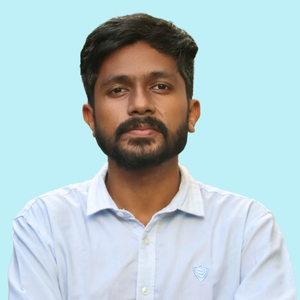
#> input picture Rishad design.jpg, 300 x 300 px
$ jupyter execute --allow-errors LDA_Lab.ipynb
#> lines starting #> are read from the running program, lines starting #| are printed output that depends on the picture; pictures that were not available may be replaced by others from this repository, and a replacement may not be noted
#> `new_image = Image.open(image_path).convert('L')`:
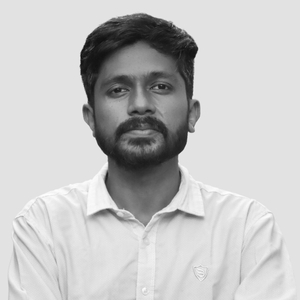
#> new_image: PIL image 300x300 L; min 13, max 254, mean 195
Cell 1: Setup and Data Loading

[cell 1]
# Import necessary libraries
import numpy as np
import matplotlib.pyplot as plt
from sklearn.datasets import fetch_olivetti_faces
from google.colab import drive
from PIL import Image

# Mount Google Drive to access your files

# Load the Olivetti faces dataset
# This dataset has 40 classes (40 people), with 10 images each.
#> (the rest of this cell did not finish here and is left out)

Cell 2: Step 1 - Compute Mean Vectors

#> (a cell that did not finish here is left out)

Step 2 - Calculate Within-Class Scatter Matrix (S_W)

#> (a cell that did not finish here is left out)

Step 3 - Calculate Between-Class Scatter Matrix (S_B)

#> (a cell that did not finish here is left out)

Step 4 & 5 - Solve Eigenvalue Problem & Select Components

[cell 5]
# Step 4 & 5: Solve Eigenvalue Problem and Select Components

# To avoid singularity, we add a small value (regularization) to the diagonal of S_W
# before taking the inverse.
epsilon = 1e-4
#> (the rest of this cell did not finish here and is left out)

Step 6 - Project Data onto New Feature Space
Finally, we use our transformation matrix W to project the original 4096-dimensional data onto the new 39-dimensional feature space.

X_LDA=X
cdotW

#> (a cell that did not finish here is left out)

Apply LDA to a New Image from Drive

[cell 7]
# --- IMPORTANT: Change this path to an image file in your Google Drive ---
image_path = 'Rishad design.jpg' #<-- CHANGE THIS

#> (the rest of this cell did not finish here and is left out)

# **new code**

[cell 8]
# Import necessary libraries
import numpy as np  # For numerical operations, especially with arrays (matrices)
import matplotlib.pyplot as plt  # For plotting and displaying images
from PIL import Image  # Python Imaging Library (Pillow) for opening, manipulating, and saving many different image file formats
from sklearn.discriminant_analysis import LinearDiscriminantAnalysis  # The LDA model from scikit-learn

# --- Step 1: Load and Display the Original Image ---

# IMPORTANT: Change this path to the location of your image in Google Drive.
# The path should point directly to your image file.
image_path = '/content/drive/MyDrive/Lab/Rishad-pic.jpg'

# Use a try-except block for robust error handling. This prevents the script
# from crashing if the image file is not found at the specified path.
try:
    # Open the image file using the PIL library.
    img = Image.open(image_path)
#> img is the input picture: PIL image 300x300 RGB; mean R, G, B 180.4, 200.6, 204.7

    # Convert the image to grayscale using the '.convert('L')' method.
    # 'L' stands for Luminance. This simplifies the problem by removing color,
    # reducing the data from 3 channels (R, G, B) to a single channel.
    img_gray = img.convert('L')

    # Convert the PIL grayscale image object into a NumPy array.
    # We specify 'dtype=float' so that we can perform mathematical operations on the pixel values.
    gray_image = np.array(img_gray, dtype=float)

except FileNotFoundError:
    # This block executes if the file is not found at the 'image_path'.
    print(f"🚨 Error: File not found at '{image_path}'")
    print("Please make sure the file is uploaded and the path is correct.")
    # Create a black placeholder image to allow the rest of the script to run without crashing.
    gray_image = np.zeros((100, 100))

# Retrieve the dimensions (height, width) of the loaded image matrix.
original_shape = gray_image.shape
#> original_shape = (300, 300)
print(f"Image loaded successfully with dimensions: {original_shape} (Height, Width)")
#| Image loaded successfully with dimensions: (300, 300) (Height, Width)

# --- Display the original image for visual confirmation ---
plt.figure(figsize=(6, 6))  # Create a figure to draw on with a specific size
plt.imshow(gray_image, cmap='gray')  # Display the NumPy array as an image, specifying a grayscale colormap
plt.title("Original Grayscale Image")  # Add a title to the plot
plt.axis('off')  # Turn off the x and y axes for a cleaner look
plt.show()  # Render and display the plot

# --- Step 2: Prepare Data for LDA ---

# LDA is a SUPERVISED learning algorithm, meaning it requires labeled data (X and y) to learn.
# Since a single image doesn't have inherent classes, we must create artificial or "pseudo" labels.
# Here, we make an assumption: we treat each ROW of pixels as a separate data sample.
# Then, we group these rows into a fixed number of classes to train the LDA model.

# 'X' is our data matrix. Each row is a sample, and each column is a feature (a pixel's intensity).
X = gray_image
# 'n_classes' is the number of artificial groups we want to create for our rows.
n_classes = 10
# 'y' is our label vector. We generate a label for each row.
# The modulo operator '%' creates a repeating sequence of labels (0, 1, 2, ..., 9, 0, 1, ...).
# This assigns each row to one of the 10 classes.
y = np.array([i % n_classes for i in range(X.shape[0])])

print(f"\nData prepared for LDA.")
print(f"Shape of data matrix X (Samples, Features): {X.shape}")
#| Shape of data matrix X (Samples, Features): (300, 300)
print(f"Number of generated class labels (y): {len(y)}")
#| Number of generated class labels (y): 300

# --- Step 3: Apply LDA for Dimensionality Reduction ---

# Our goal is to reduce the number of features (the number of pixels in each row).
# 'n_components' is the target number of dimensions we want to reduce to.
# For LDA, the number of components cannot be more than n_classes - 1.
n_components = 5
print(f"\nApplying LDA to reduce dimensions from {X.shape[1]} to {n_components}...")
#> (printed output is left out)

# Create an instance of the LinearDiscriminantAnalysis model.
# We specify the desired number of dimensions for the output.
lda = LinearDiscriminantAnalysis(n_components=n_components)

# The .fit_transform() method first learns the optimal projection directions from the
# data (X) and labels (y) (the 'fit' part), and then projects the data onto this new,
# lower-dimensional space (the 'transform' part).
X_reduced = lda.fit_transform(X, y)
#> X_reduced = 300 rows, first 6: [-0.718, 0.627, -0.735, -0.0745, -0.186], [-0.718, 0.627, -0.735, -0.0745, -0.186], [-0.718, 0.627, -0.735, -0.0745, -0.186], [-0.718, 0.627, -0.735, -0.0745, -0.186], [-0.718, 0.627, -0.735, -0.0745, -0.186], [-0.718, 0.627, -0.735, -0.0745, -0.186]

print(f"Dimensionality reduction complete. ✅")
print(f"Shape of the new, reduced data matrix: {X_reduced.shape}")
#| Shape of the new, reduced data matrix: (300, 5)

# --- Step 4: Reconstruct the Image from the Reduced Data ---

# To see what information was preserved, we project the low-dimensional data
# back into the original high-dimensional pixel space. This is the reconstruction step.
# NOTE: LDA in scikit-learn does not have a built-in '.inverse_transform()' method like PCA.
# We must perform this step manually.

# The transformation matrix (containing the discriminant axes or eigenvectors)
# is stored in the '.scalings_' attribute of the fitted LDA object.
# This matrix has a shape of (n_features, max_components), where max_components is n_classes - 1.
# We must slice it to get only the 'n_components' we actually used for the transformation.
W = lda.scalings_[:, :n_components]

# We perform matrix multiplication (@) between our reduced data and the transpose (.T)
# of our transformation matrix 'W' to project it back.
# Shape check: (n_samples, n_components) @ (n_components, n_features) -> (n_samples, n_features)
X_reconstructed = X_reduced @ W.T
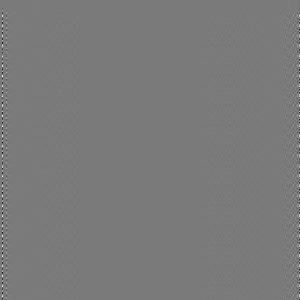
#> X_reconstructed: shape (300, 300) float64; min -1749.6, max 1884, mean 0; drawn with min black and max white

# After reconstruction, the pixel values are no longer in the standard 0-255 or 0-1 range.
# We must normalize the entire matrix to a 0-1 range for correct color mapping during display.
X_reconstructed = (X_reconstructed - X_reconstructed.min()) / (X_reconstructed.max() - X_reconstructed.min())

print("\nImage reconstructed from the low-dimensional data.")
print(f"Shape of reconstructed data: {X_reconstructed.shape}")
#| Shape of reconstructed data: (300, 300)

# --- Step 5: Display the Original vs. Compressed Images ---

# Create a figure with two subplots side-by-side to compare the images.
fig, axes = plt.subplots(1, 2, figsize=(12, 6))

# Display the Original Image on the first subplot (axes[0])
axes[0].imshow(gray_image, cmap="gray")
axes[0].set_title(f"Original Image\n({original_shape[1]} features per row)")
axes[0].axis("off")

# Display the Reconstructed Image on the second subplot (axes[1])
axes[1].imshow(X_reconstructed, cmap="gray")
axes[1].set_title(f"Reconstructed from LDA\n({n_components} components)")
axes[1].axis("off")

# Add a main title to the entire figure.
plt.suptitle("Image Compression using LDA", fontsize=16)
plt.show()  # Display the final comparison plot.
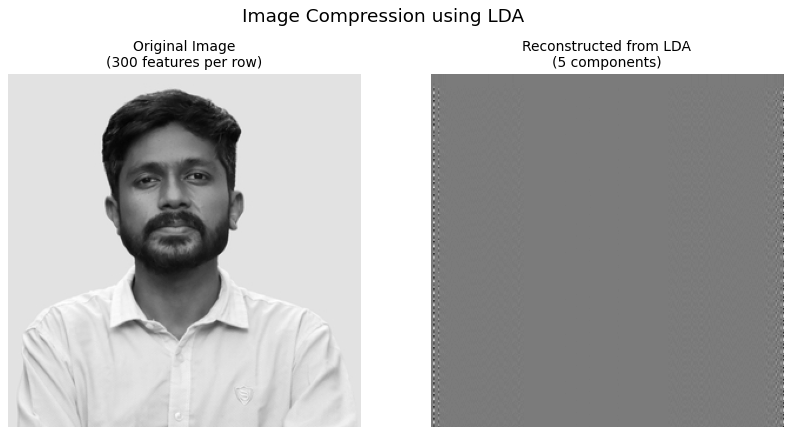
#> figure drawn by matplotlib, 2 panels
